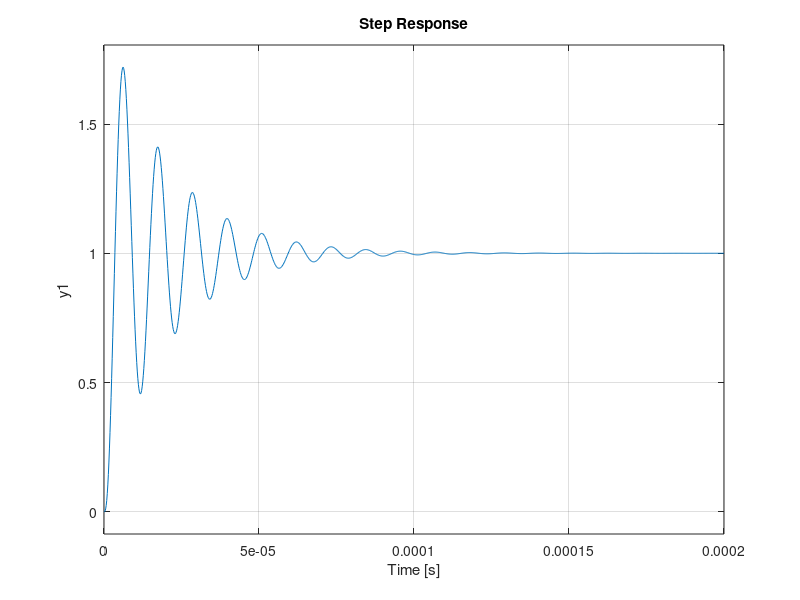

The MATLAB source for this figure: (Note: this script raises an error after producing the figure.)
clear all;
close all;
clc;
%----estos valores los cambiamos pero la frec del filtro es la misma
C7 = 1e-9; 
R9 = 560; 
%-------------------------

C6 = 1e-9; 
R6 = 0;
R5 = 10e3;
Ko = 1e6;
Vcc = 10;
Kd = 10 / pi;

% coef amortiguamiento con filtro 1er orden
xi = (C6*Kd*Ko*R6 + 1)/(2*C6^(1/2)*Kd^(1/2)*Ko^(1/2)*(R5 + R6)^(1/2));
% frecuencia natural de los polos complejos
wn = ((Kd*Ko)/(C6*(R5 + R6)))^(1/2);
s = tf('s');
sys = (Kd*Ko)/((C6*R5*s + 1)*(C7*R9*s + 1)*(s + (Kd*Ko)/(C6*R5*s + 1)));
step(sys);
stepinfo(sys)

